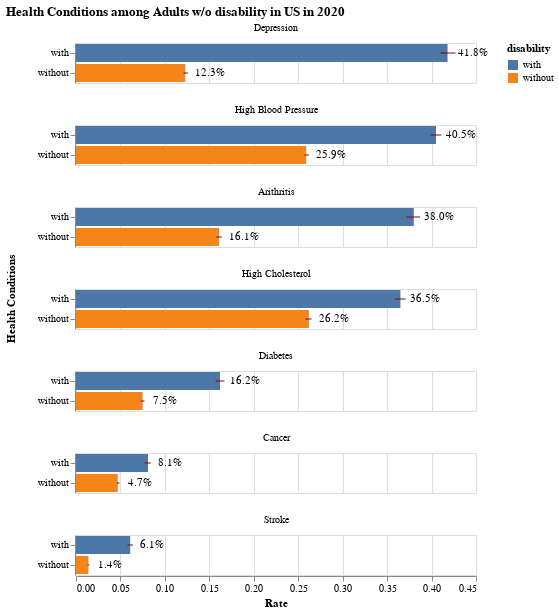

Notebook code for this chart:
### Code cell
base_bar = alt.Chart(health_conditions).encode(
    y = alt.Y('disability:N', title=None),
)


bars = base_bar.mark_bar().encode(
    x = alt.X('value:Q'),
    color = alt.Color('disability:N'),
)


confidence_interval = base_bar.mark_errorbar(extent='ci', color='darkred').encode(
    x=alt.X('ci1:Q', title='Rate'),
    x2='ci2:Q',
)


annotation = base_bar.mark_text(align='left', dx=10).encode(
    x = alt.X('value:Q'),
    text = alt.Text('value:Q', format='.1%')
)


(bars + confidence_interval + annotation).facet(
    row = alt.Row(
        'disease:N', 
        header=alt.Header(title='Health Conditions', labelOrient='top'),
        sort = alt.EncodingSortField(field='value', op='max', order='descending')),
).properties(
    title = "Health Conditions among Adults w/o disability in US in 2020",
)

### Figure 1 — Vega-Lite specification as saved in the notebook (floating-point values rounded to 4 significant figures)
{"config": {"view": {"continuousWidth": 400, "continuousHeight": 300}}, "data": {"name": "data-2f2ca389f0f53ad42b59d6aa359baa73"}, "facet": {"row": {"field": "disease", "header": {"labelOrient": "top", "title": "Health Conditions"}, "sort": {"field": "value", "op": "max", "order": "descending"}, "type": "nominal"}}, "spec": {"layer": [{"mark": "bar", "encoding": {"color": {"field": "disability", "type": "nominal"}, "x": {"field": "value", "type": "quantitative"}, "y": {"field": "disability", "title": null, "type": "nominal"}}}, {"mark": {"type": "errorbar", "color": "darkred", "extent": "ci"}, "encoding": {"x": {"field": "ci1", "title": "Rate", "type": "quantitative"}, "x2": {"field": "ci2"}, "y": {"field": "disability", "title": null, "type": "nominal"}}}, {"mark": {"type": "text", "align": "left", "dx": 10}, "encoding": {"text": {"field": "value", "format": ".1%", "type": "quantitative"}, "x": {"field": "value", "type": "quantitative"}, "y": {"field": "disability", "title": null, "type": "nominal"}}}]}, "title": "Health Conditions among Adults w/o disability in US in 2020", "$schema": "https://vega.github.io/schema/vega-lite/v4.17.0.json", "datasets": {"data-2f2ca389f0f53ad42b59d6aa359baa73": [{"disease": "Depression", "disability": "with", "value": 0.418, "ci1": 0.41, "ci2": 0.427}, {"disease": "Depression", "disability": "without", "value": 0.123, "ci1": 0.121, "ci2": 0.126}, {"disease": "Arithritis", "disability": "with", "value": 0.38, "ci1": 0.372, "ci2": 0.387}, {"disease": "Arithritis", "disability": "without", "value": 0.161, "ci1": 0.158, "ci2": 0.164}, {"disease": "Diabetes", "disability": "with", "value": 0.162, "ci1": 0.157, "ci2": 0.167}, {"disease": "Diabetes", "disability": "without", "value": 0.075, "ci1": 0.073, "ci2": 0.077}, {"disease": "Stroke", "disability": "with", "value": 0.061, "ci1": 0.058, "ci2": 0.064}, {"disease": "Stroke", "disability": "without", "value": 0.014, "ci1": 0.013, "ci2": 0.015}, {"disease": "Cancer", "disability": "with", "value": 0.081, "ci1": 0.077, "ci2": 0.084}, {"disease": "Cancer", "disability": "without", "value": 0.047, "ci1": 0.046, "ci2": 0.049}, {"disease": "High Blood Pressure", "disability": "with", "value": 0.405, "ci1": 0.399, "ci2": 0.411}, {"disease": "High Blood Pressure", "disability": "without", "value": 0.259, "ci1": 0.257, "ci2": 0.262}, {"disease": "High Cholesterol", "disability": "with", "value": 0.365, "ci1": 0.359, "ci2": 0.371}, {"disease": "High Cholesterol", "disability": "without", "value": 0.262, "ci1": 0.258, "ci2": 0.265}]}}
